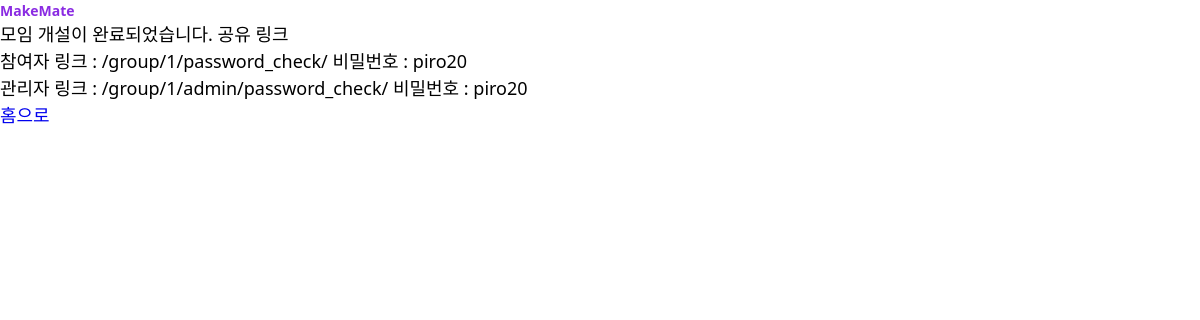
/group/share/1, run on an earlier commit of the app's database.
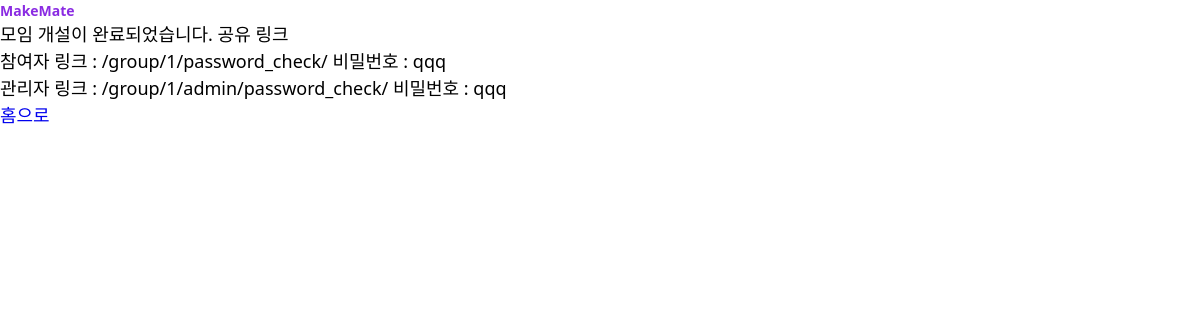
And on a later commit of the database.
### group/models.py (models this page shows, shortened)
class Group(models.Model):
    STACK_POSITION = (
        ("PM", "기획"),
        ("DESIGN", "디자인"),
        ("FE", "프론트엔드"),
        ("BE", "백엔드"),
        ("SERVER", "배포/서버"),
    )
    TYPE_CHOICE = (
        ("모각코", "모각코"),
        ("프로젝트", "프로젝트"),
    )
    title = models.CharField("그룹 이름", max_length=30)
    team_number = models.PositiveIntegerField(
        "그룹 내 팀 수",
        default=1,
        validators=[MaxValueValidator(10),
                    MinValueValidator(1)])
    password = models.CharField("그룹 비밀번호", max_length=15)
    type = models.CharField("모임 종류", max_length=20, choices=TYPE_CHOICE)
    ability_description1 = models.CharField("실력1 설명",
                                            max_length=100,
                                            null=True,
                                            blank=True)
    ability_description2 = models.CharField("실력2 설명",
                                            max_length=100,
                                            null=True,
                                            blank=True)
    ability_description3 = models.CharField("실력3 설명",
                                            max_length=100,
                                            null=True,
                                            blank=True)
    ability_description4 = models.CharField("실력4 설명",
                                            max_length=100,
                                            null=True,
                                            blank=True)
    ability_description5 = models.CharField("실력5 설명",
                                            max_length=100,
                                            null=True,
                                            blank=True)
    choice = models.IntegerField("그룹 최대 투표 개수", default=3, null=True)
    tech_stack = models.CharField("기술 스택",
                                  max_length=10,
                                  choices=STACK_POSITION)
    end_date = models.DateTimeField(default=timezone.now().date() +
                                    timezone.timedelta(days=3))

### group/views.py (the view)
# urls.py: path('share/<int:group_id>', group_share, name='share'),
def group_share(request, group_id):
    group = Group.objects.get(id=group_id)
    ctx = {'group': group}
    return render(request, 'setting/setting_sharing.html', context=ctx)

### templates/setting/setting_sharing.html
{% extends 'base.html' %}
{% block content %}
<div class="group_share_container">
    <div class="group_share_modal_container">
        모임 개설이 완료되었습니다.
        공유 링크
        <div class="group_member_url">
            <span>참여자 링크 : {% url 'group:check_nonadmin' group.id %}</span>
            <span>비밀번호 : {{group.password}}</span>
        </div>
        <div class="group_admin_url">
            <span>관리자 링크 : {% url 'group:check_admin' group.id %}</span>
            <span>비밀번호 : {{group.password}}</span>
        </div>
        <button class="btn"><a href="{% url 'common:main_page' %}">홈으로</a></button>
    </div>
</div>
{% endblock %}

What changed in the data, as far as the page shows it:
changed Group "/group/1/password_check/": password "piro20" → "qqq"
